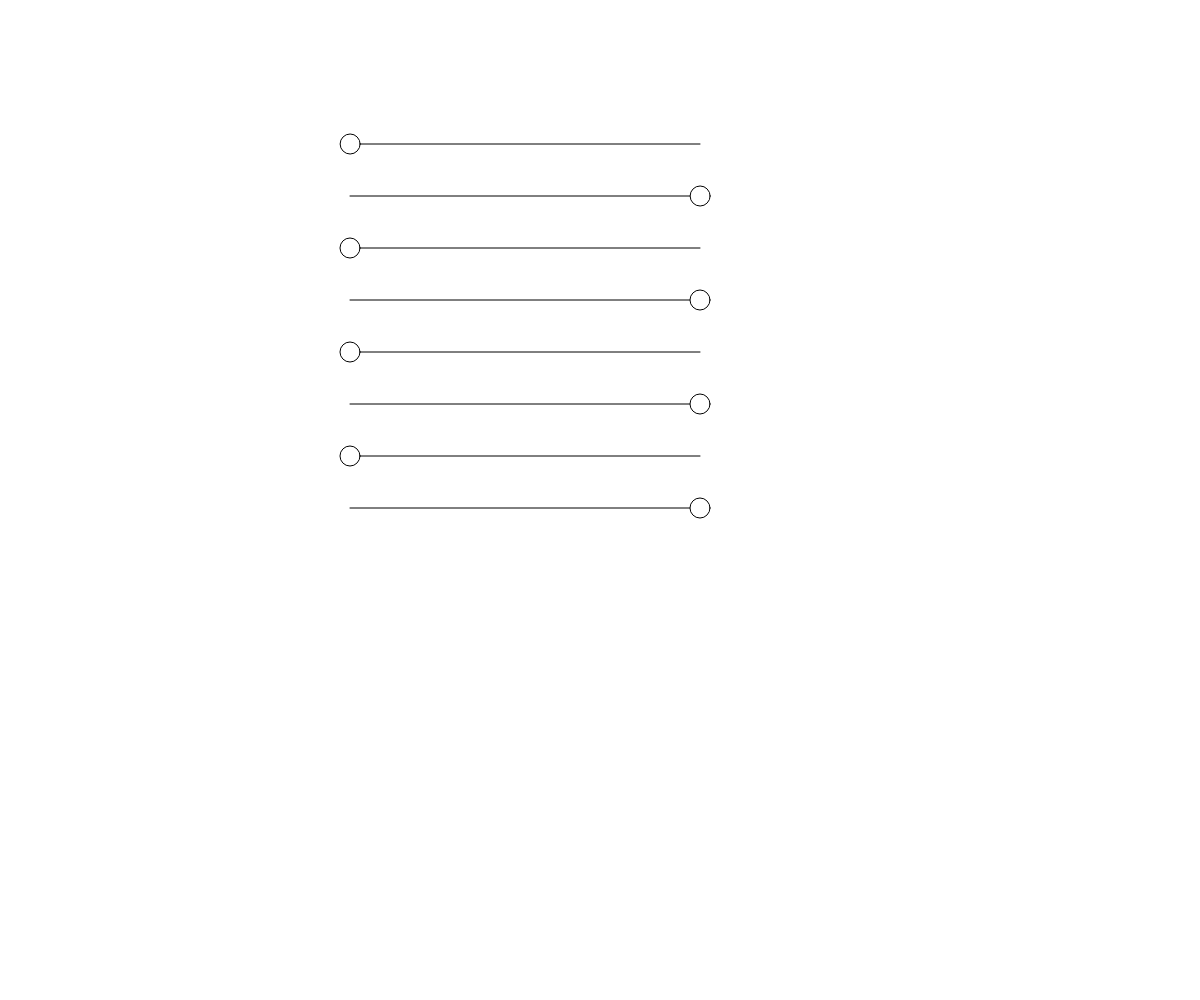
Frame 1 (no input)
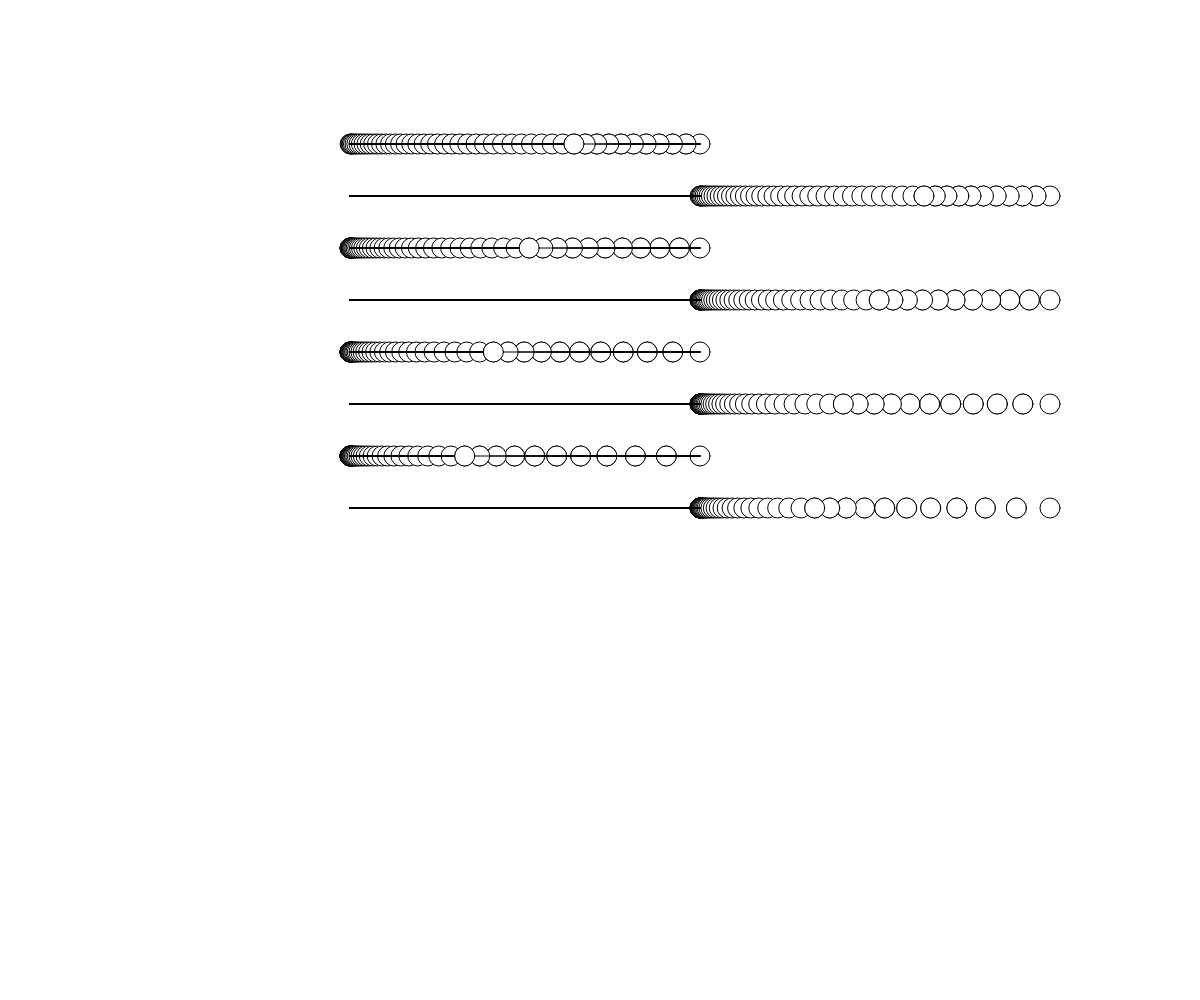
Frame 60 (no input)
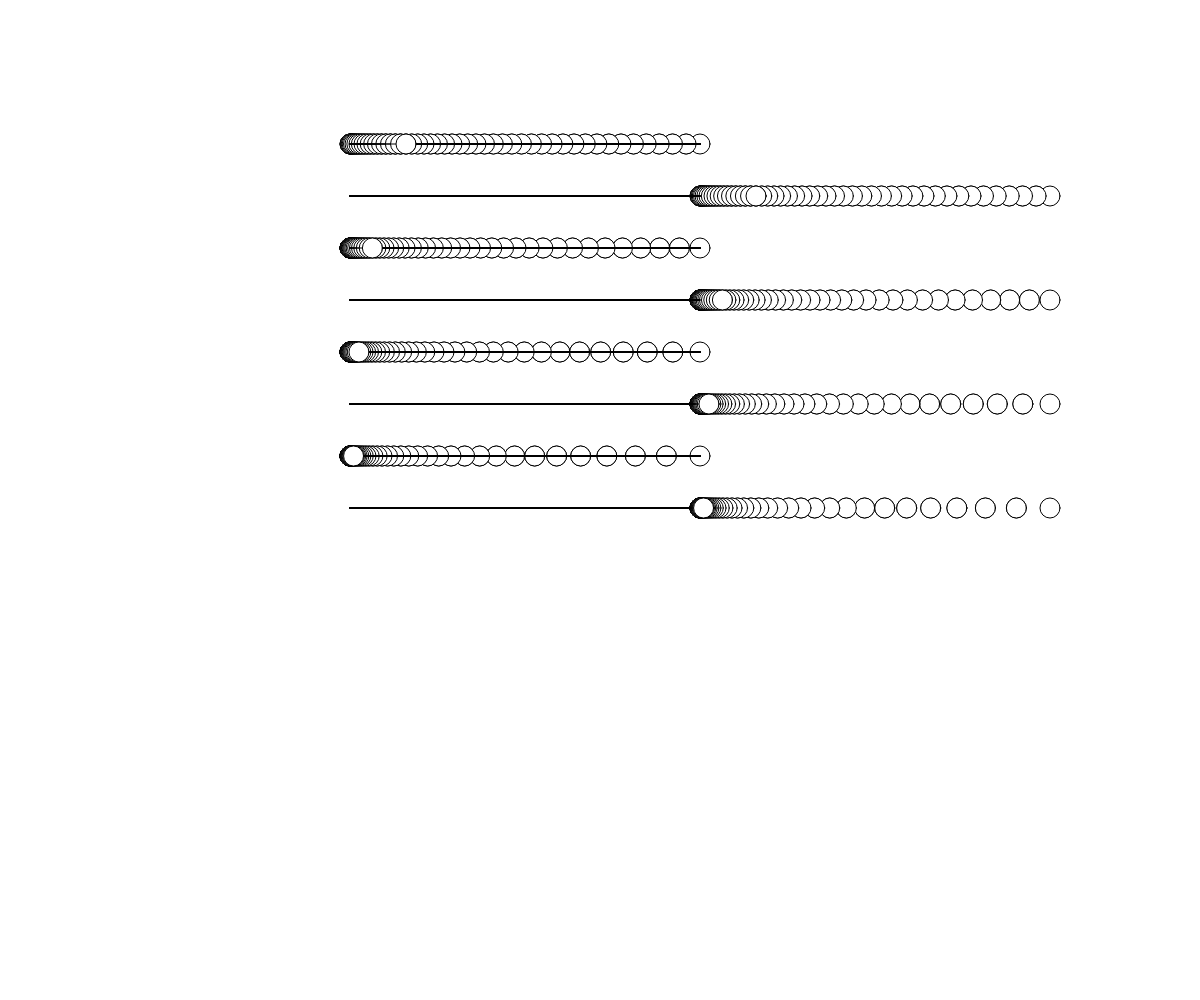
Frame 120 (the mouse pressed at the canvas centre since frame 60)

The p5.js sketch that drew these frames (run headless with seeded random() and noise() and a simulated clock; from frame 60 on, the mouse is pressed at the canvas centre):

// p5.js sketch
// ── sketch.js
var ptA = 350;
var ptB = 700;
var y = 40;
var moveX = ptA;
var t = 0;
var dir =1;


function setup() {
  createCanvas(window.innerWidth, window.innerHeight);
}

function draw() {
  background(110,0,255,.5);

  t+=.02 * dir;
  if( t <= 0 || t >= 1) {
  dir *= -1;
  }
  var pct = pow(t,5.5);

  var c = color(215,215,215);

  pct = t*t;
  drawMotion(80, pct);

  pct = t*t+1;
  drawMotion(120, pct);

  pct = t*t*t;
  drawMotion(160, pct);

  pct = t*t*t+1;
  drawMotion(200, pct);

  pct = t*t*t*t;
  drawMotion(240, pct);

  pct = 1 + t * t * t * t;
  drawMotion(280, pct);

  pct = t * t * t * t * t;
  drawMotion(320, pct);

  pct = 1 + t * t * t * t * t;
  drawMotion(360, pct);
}

function drawMotion(yOffset, pct){
  moveX = (1-pct) * ptA + pct * ptB;
  line(ptA,y + yOffset*1.3,ptB,y + yOffset*1.3);
  ellipse(moveX, y + yOffset*1.3, 20, 20);
}
